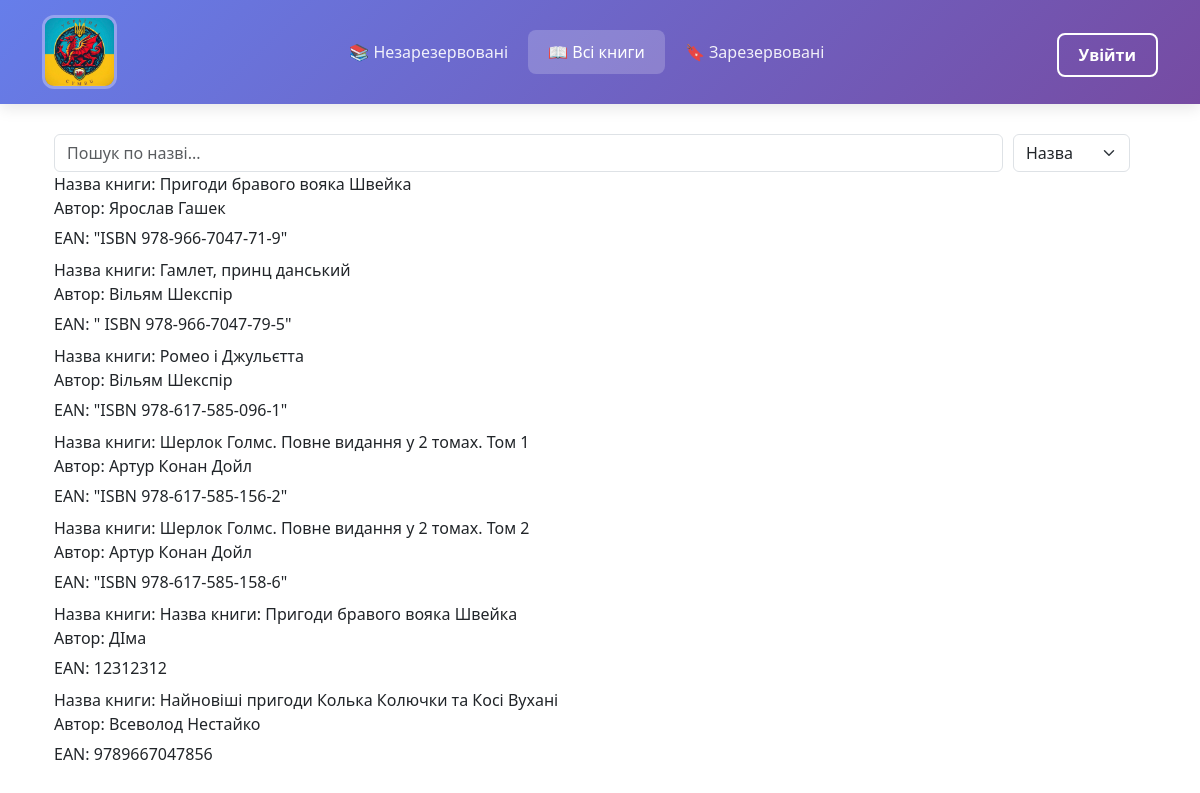
/notbook, run on an earlier commit of the app's database.
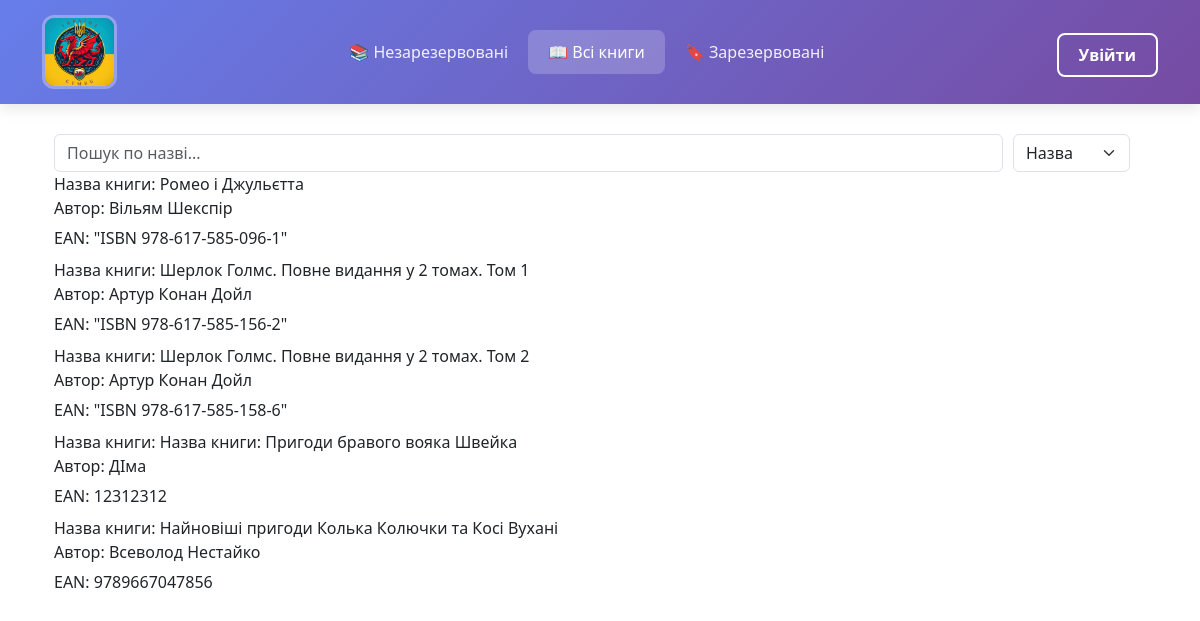
And on a later commit of the database.
### app.py (models this page shows)
class Book(db.Model):
    id = db.Column(db.Integer, primary_key=True)
    name_book = db.Column(db.String(100), nullable=False)
    author = db.Column(db.String(100), nullable=False)
    surname = db.Column(db.String(100))
    ean = db.Column(db.Text, nullable=False)
    buyer = db.Column(db.String(100))
    phone = db.Column(db.String(20))
    stat = db.Column(db.String(20), nullable=False)
    date = db.Column(db.DateTime, default=datetime.utcnow)
    enddate = db.Column(db.DateTime, default=datetime.utcnow)
    history = db.Column(db.String(100))

### app.py (the view)
@app.route('/notbook')
def notbook():
    search_query = request.args.get('search', '')
    search_type = request.args.get('chose', 'назва')
    if search_query:
        if search_type == 'назва':
            notbook = Book.query.filter((Book.name_book.ilike(f'%{search_query}%')) & (Book.stat == 'нема')).all()
        elif search_type == 'автор':
            notbook = Book.query.filter((Book.author.ilike(f'%{search_query}%')) & (Book.stat == 'нема')).all()
        elif search_type == 'ean':
            notbook = Book.query.filter((Book.ean.ilike(f'%{search_query}%')) & (Book.stat == 'нема')).all()
        elif search_type == 'імя':
            notbook = Book.query.filter((Book.buyer.ilike(f'%{search_query}%')) & (Book.stat == 'нема')).all()
        elif search_type == 'телефон':
            notbook = Book.query.filter((Book.phone.ilike(f'%{search_query}%')) & (Book.stat == 'нема')).all()
        else:
            notbook = Book.query.filter(Book.stat == 'нема').all()
    else:
        notbook = Book.query.filter(Book.stat == 'нема').all()
    return render_template('notbook.html', notbook=notbook, search_query=search_query, search_type=search_type)

### templates/notbook.html (shortened to what this page needs)
{% extends 'base.html' %}
{% block body %}
    <form class="col-12 col-lg-auto mb-3 mb-lg-0 me-lg-3 container" method="GET" action="/notbook" style="display: flex; gap: 10px; align-items: center;">
        <input type="search"
            name="search"
            id="searchInputNotbook"
            class="search form-control form-control-dark text-bg-white"
            placeholder="Пошук по назві..."
            aria-label="Search"
            value="{{ search_query if search_query else '' }}">
        <select name="chose" id="choseSelectNotbook" class="form-select" style="width: auto;">
            <option value="назва" {% if search_type == 'назва' %}selected{% endif %}>Назва</option>
        </select>
    </form>
{% if notbook %}
    {% for el in notbook %}
    <div class="gigi">
        <div class="didi container">
            <div class="">
                <div class="book-header" style="display: flex; justify-content: space-between; align-items: center;">
                    <p class="tutu" style="margin: 0;">Назва книги: {{ el.name_book }}</p>
                </div>
                <p class="tutu" style="margin-bottom:6px ;">Автор: {{ el.author }}</p>
                <p class="tutu" style="margin-top:6px ; margin-bottom: 8px;">EAN: {{ el.ean }}</p>
            </div>
        </div>
    </div>
    {% endfor %}
{% else %}
    <div class="container mt-3">
        <p class="text-center">Нічого не знайдено за запитом "{{ search_query }}"</p>
    </div>
{% endif %}
{% endblock %}

What changed in the data, as far as the page shows it:
no longer on this page (row edited): Book: name_book "Пригоди бравого вояка Швейка", author "Ярослав Гашек", ean "\"ISBN 978-966-7047-71-9\""
no longer on this page (row edited): Book: name_book "Гамлет, принц данський", author "Вільям Шекспір", ean "\" ISBN 978-966-7047-79-5\""
